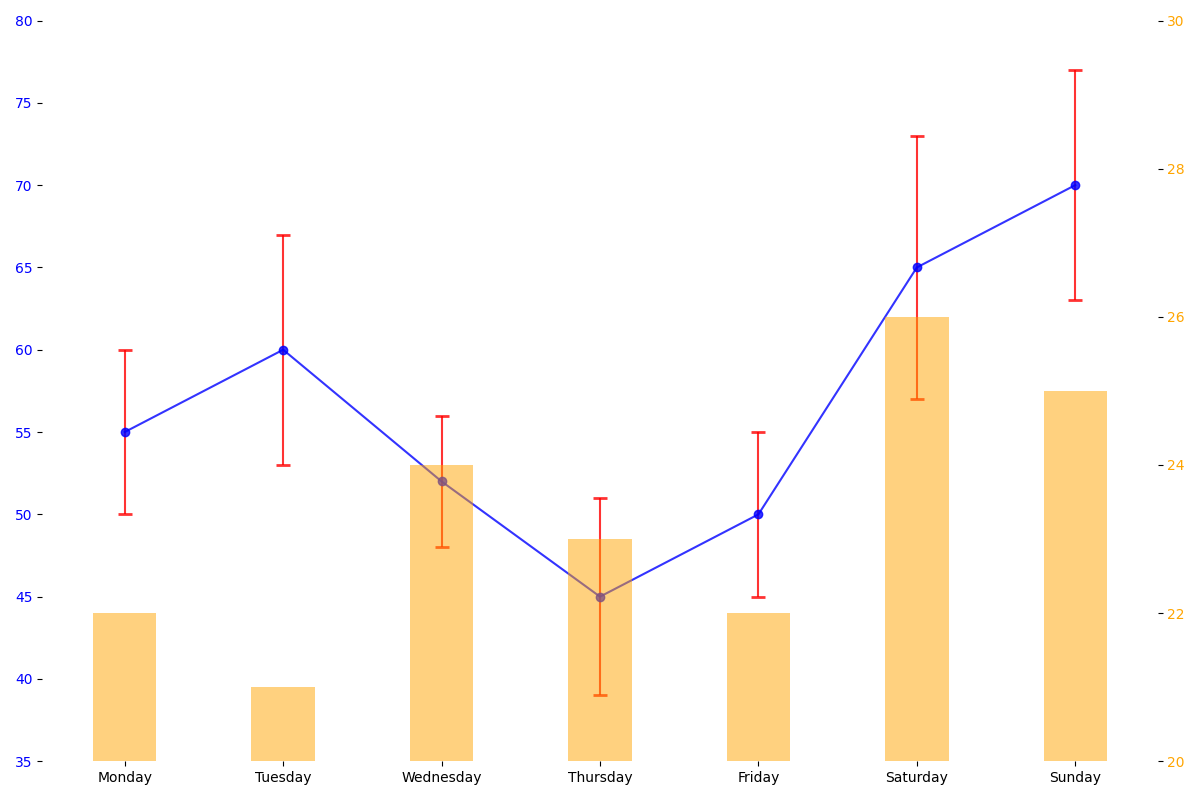

Source code (Python):
import matplotlib.pyplot as plt
import numpy as np

days = ["Monday", "Tuesday", "Wednesday", "Thursday", "Friday", "Saturday", "Sunday"]
pm25_concentrations = np.array([55, 60, 52, 45, 50, 65, 70])
pm25_variability = np.array([5, 7, 4, 6, 5, 8, 7])
avg_temperatures = np.array([22, 21, 24, 23, 22, 26, 25])

fig, ax1 = plt.subplots(figsize=(12, 8))

ax1.errorbar(days, pm25_concentrations, yerr=pm25_variability, fmt='-o',
             ecolor='red', capsize=5, capthick=2, color='blue', alpha=0.8)

ax1.set_ylim(35, 80)
ax1.set_yticks(np.arange(35, 85, 5))
ax1.tick_params(axis='y', labelcolor='blue')

ax2 = ax1.twinx()
ax2.bar(days, avg_temperatures, color='orange', alpha=0.5, width=0.4)
ax2.set_ylim(20, 30)
ax2.tick_params(axis='y', labelcolor='orange')

# Remove borders/spines
for spine in ax1.spines.values():
    spine.set_visible(False)
for spine in ax2.spines.values():
    spine.set_visible(False)

plt.tight_layout()
plt.show()
